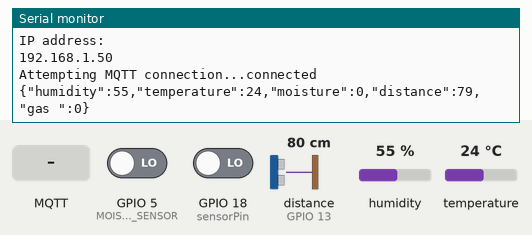
The sketch below on a simulated ESP32. On the bench: the last lines printed to the serial monitor. Wiring (inferred from the names in the program): ultrasonic range finder: trigger GPIO 12; echo GPIO 13. The inputs (shaded band) are chosen by the test bench; at power-on: distance to the obstacle (sensor on GPIO 13) 80 cm, humidity 55 %, GPIO 5 (MOISTURE_SENSOR) LOW, GPIO 18 (sensorPin) LOW, temperature 24 °C. The echo pulse lasts 58.3 µs per cm; WiFi joins after 1.5 s; servers stay silent unless stated; no MQTT or app messages arrive unless stated.

Above: at 2.7 s.
2.8 s: MQTT message "1" arrives on the first subscribed topic
At 5.0 s:
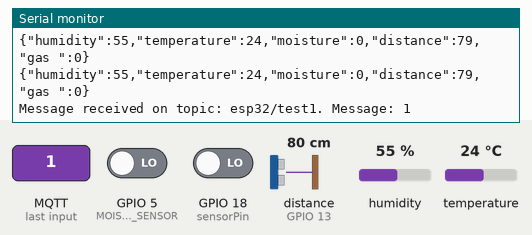
6.1 s: MQTT message "on" arrives on the first subscribed topic
At 7.5 s:
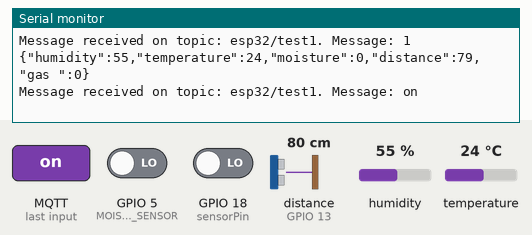
8.1 s: MQTT message "off" arrives on the first subscribed topic
At 9.0 s:
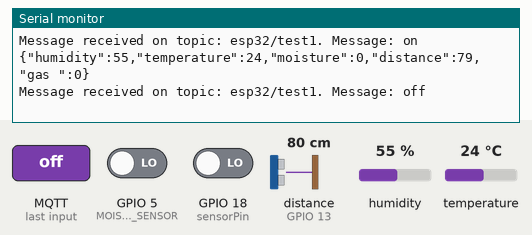
10.1 s: distance to the obstacle (sensor on GPIO 13) set to 2 cm
At 10.6 s:
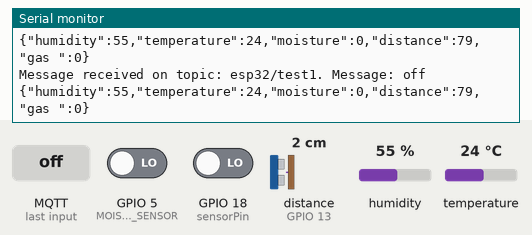
11.6 s: humidity set to 22 %
At 12.1 s:
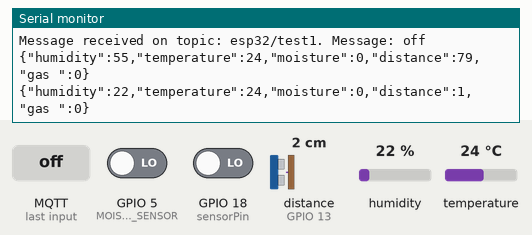
13.1 s: GPIO 5 (MOISTURE_SENSOR) driven HIGH
At 14.5 s:
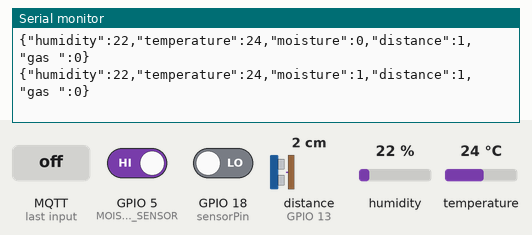

Measured:
- after the input at 2.8 s, the serial monitor: prints a new line after 1.8 s (image 1)
- after the input at 6.1 s, the serial monitor: prints a new line after 0.55 s (image 2)
- after the input at 8.1 s, the serial monitor: prints a new line after 0.58 s (image 3)
- after the input at 11.6 s, the serial monitor: prints a new line after 0.14 s (image 5)
- after the input at 13.1 s, the serial monitor: prints a new line after 0.66 s (image 6)

The sketch:

all_sensors_data.ino
```cpp
#include <WiFi.h>// enables network connection(local and internet)
#include <PubSubClient.h>// a client library for mqtt messaging//128 bytes size
#include <ArduinoJson.h>//a simple and efficient Json library.it supports serialization,deserialization,messagepack
#include <DHT.h>//provides a simple and easy-to-use interface to read temperature and humidity data from a DHT11 sensor.
#include "MQ135.h"//provide functions and utilities to easily interface with the MQ-135 sensor module, allowing developers to read data from the sensor and integrate it
#define sensorPin 18 // to define digital pin for gas sensor
#define DHT11PIN  19 //Pin where the DHT sensor is connected
#define MOISTURE_SENSOR 5  // Pin where the soil moisture sensor is connected
#define TRIGGER_PIN 12   // Pin connected to the trigger pin of the distance sensor// used to trigger ultrasonic sound pulses
#define ECHO_PIN 13      // Pin connected to the echo pin of the distance sensor// produces a pulse when the reflected signal is received
//DHT dht(DHTPIN, DHTTYPE);
DHT dht(DHT11PIN, DHT11);//DHT:data type representing the DHT sensor module//DHT11:it indicates that a DHT11 sensor is being used
const char* ssid = "realme 6i";//service set identifier and it is wifi network name
const char* password = "98767890";//wifi network password
const char* mqtt_server = "broker.emqx.io";//MQTT broker address
//const char *broker = "broker.emqx.io"; // MQTT Broker address
//const char *topic = "sensor_data"; // MQTT topic to publish sensor data
const char *ClientID = "mqttx_d445d52a";//MQTT Client id
const char *Username = "humi";//MQTT USERNAME
const char *Password = "public1";//MQTT Password
//variable named 'espClient' of type 'WiFiClient'
WiFiClient espClient;//it can be used to create connections, send data, and receive data from remote servers over the network.
PubSubClient client(espClient);//PubSubClient library, which facilitates MQTT communication in Arduino sketches.
// is to initialize an MQTT client object named client, using the espClient object for network communication
void setup_wifi()//begins by initializing the serial communication for debugging purposes using Serial.begin().
{
  delay(10);//10msec delay to print  below  wifi name and connect the wifi
  Serial.println();//print newline
  Serial.print("Connecting to ");
  Serial.println(ssid);// print wifi name

  WiFi.begin(ssid, password);// used to initializes the WiFi library's network settings and provides the current status.

  while (WiFi.status() != WL_CONNECTED)//WL_CONNECTED:when connected to a WiFi network//WiFi.status():Return the connection status
  {
    delay(500);//produce 500 millisec
    Serial.print(".");
  }

  Serial.println("");
  Serial.println("WiFi connected");
  Serial.println("IP address: ");// wifi ip address
  Serial.println(WiFi.localIP());// wifi ip address
}
void callback(char* topic, byte* message, unsigned int length)// it is used to receive the subcribe message
{
  Serial.print("Message received on topic: ");
  Serial.print(topic);// topic: a filter the broker uses in MQTT message deliveries or a matching mechanism between publishers and subscribers
  Serial.print(". Message: ");
  String messageTemp;//declare data type string and variable name is messageTemp

  for (int i = 0; i < length; i++)
  //iterates through each character in the message array, which represents the payload of the incoming MQTT message.
  {
    messageTemp += (char)message[i];//char message[i] is to be stored in messageTemp
  }
  Serial.println(messageTemp);// print the subscribe message
}

void reconnect()// it is used to reconnect the MQTT connection in case it is connection failed.reconnection function help to connect MQTT.
{
  while (!client.connected())//while loop runs if not equal to connect client(MQTT)
  {
    Serial.print("Attempting MQTT connection...");//to print Attempting MQTT connection...
    if (client.connect("mqttx_931d9cf0"))//connected to the respective client id
    {
      Serial.println("connected");// to print connected
      client.subscribe("esp32/test1");//is used to subscribe to a particular topic on a messaging protocol such as MQTT
    }
    //if broker is not connected to clientid goes to else
    else
    {
      Serial.print("failed, rc=");//to print failed,reconnect
      Serial.print(client.state());//returns the current state of the client
      Serial.println(" try again in 5 seconds");
      delay(5000);//to produce 5 sec delay
    }
  }
}
void publish_data(float humidity,float temperature, float soilmoisture, int gas, int distance)
{
  StaticJsonDocument<200> jsonDoc;//StaticJsonDocument to store in the stack.staticJsonDocument to recommed for documents smaller than 1KB
  jsonDoc["humidity"] = humidity;//to store humidity values in jsondoc
  jsonDoc["temperature"] = temperature;//to store temperature values in jsondoc
  jsonDoc["moisture"] = soilmoisture;//to store moisture values in jsondoc
  jsonDoc["distance"] = distance;//to store distance values in jsondoc

  jsonDoc["gas "] = gas;//to store gas value values in jsondoc
  // Serialize JSON to string
  String jsonString;// to declare the variable as string data type
  serializeJson(jsonDoc, jsonString);//allows you to insert preformatted chunks of JSON (or MessagePack) in a JsonObject or a JsonArray

  // Print JSON string
  Serial.println(jsonString);

  delay(1000); // Adjust delay according to your needs//1000millisec=1sec
  client.loop();// If MQTT client is connected, continue with other tasks
  // For example, publishing sensor data or subscribing to topics
  client.publish("esp32/test", jsonString.c_str());//connect to a broker, and messages are published to topics.
}
//below fuction to read humidity sensor data
float read_humidity() {
  return dht.readHumidity();
}
//below fuction to read humidity sensor data
float read_temperature(){
 return dht.readTemperature();//Declares a variable temperature of type float and initializes it with the temperature reading using the readTemperature() function.
}
//below fuction to read soilmoisture sensor data
float read_soil_moisture() {
  int soilmoisture ;

  // Read soil moisture
  soilmoisture = digitalRead(MOISTURE_SENSOR);
  return soilmoisture;
}
//below fuction to read gas sensor data
int read_gas() {
  return digitalRead(sensorPin);// read digital input pin and returns to read_gas
}
//below function to read ultrasonic sensor data
int read_distance() {
  long duration;//to declare a varible as long data type
  digitalWrite(TRIGGER_PIN, LOW);//sets the TRIGGER_PIN to a LOW state.
  delayMicroseconds(2);//introduces a short delay of 2 microseconds
  digitalWrite(TRIGGER_PIN, HIGH);//The TRIGGER_PIN is set to a HIGH state, which triggers the sensor to send out an ultrasonic pulse.
  delayMicroseconds(10);//introduces a short delay of 10 microseconds
  digitalWrite(TRIGGER_PIN, LOW);//The TRIGGER_PIN is set back to a LOW state to stop the transmission of the ultrasonic pulse
  duration = pulseIn(ECHO_PIN, HIGH);//measures the duration (in microseconds) for which the ECHO_PIN (which receives the reflected pulse) remains in a HIGH state.
  return duration * 0.034 / 2;  // Convert duration to distance in cm
}

void setup() //it to initialize variables, pin modes, start using libraries, etc. The setup() function will only run once, after each powerup or reset of the Arduino board.
{
  Serial.begin(115200);//initializes serial communication at a baud rate
  setup_wifi();//sets up the Wi-Fi connection on an ESP32
  client.setServer(mqtt_server, 1883);//mqtt server address and port 1883
  client.setCallback(callback);//handling incoming messages in MQTT communication

   dht.begin();//initializes the DHT sensor library and prepares the sensor for reading
  pinMode(MOISTURE_SENSOR, INPUT);//Configures the MOISTURE_SENSOR pin as an input
  pinMode(TRIGGER_PIN, OUTPUT);//Configures the TRIGGER_PIN as an output
  pinMode(ECHO_PIN, INPUT);//Configures the ECHO_PIN as an input
  pinMode(sensorPin, INPUT);//Configures the sensorPin as an input
}
void loop() {
 // int publish_data;
  if (!client.connected())  // Check if MQTT client is not connected
  {
    reconnect();// Attempt to reconnect
  }
  float humidity = read_humidity();//set of functions designed to read humidity data.
  float temperature = read_temperature();//set of functions designed to read temperature data.
  float soilmoisture = read_soil_moisture();//set of functions designed to read soilmoisture data.
  int gas = read_gas();//set of functions designed to read gas data.
  int distance = read_distance();//set of functions designed to read distance data.
  publish_data(humidity,temperature, soilmoisture, gas, distance);//set of functions designed to print in json string of all sensors  data.

  delay(1000);//to produce 5sec delay
}
```
